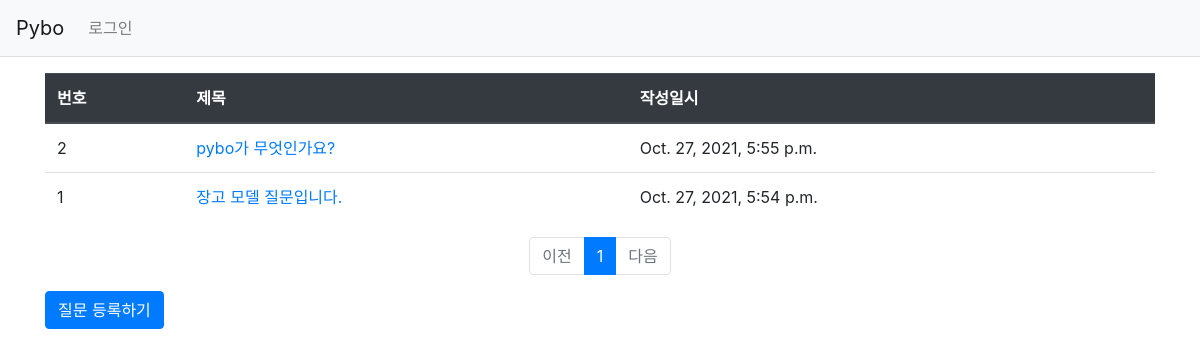
The page /pybo/ on the database as committed earlier.
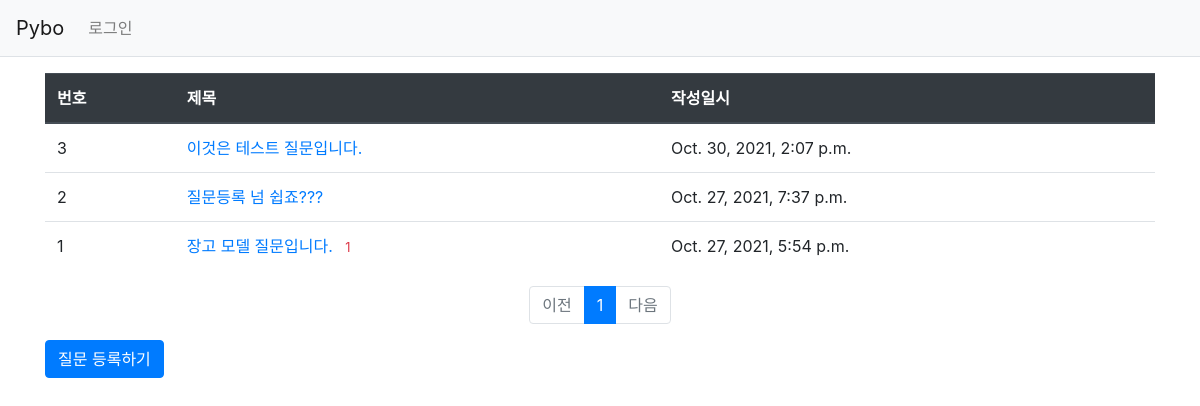
The same page on the database as committed later.
### pybo/models.py (models this page shows, shortened)
class Question(models.Model):
    subject = models.CharField(max_length=200)
    content = models.TextField()
    create_date = models.DateTimeField()

### pybo/views.py (the view)
# urls.py: path('', views.index, name='index'),  # '/' 에 해당되는 path
def index(request): #return  render를 통해 question_list.html을 필요한 내용을 주고 render
    page = request.GET.get('page',1) # 페이지
    question_list = Question.objects.order_by('-create_date')
    paginator = Paginator(question_list, 10) #페이지당 10개
    page_obj = paginator.get_page(page) #paginator를 이용하여 요청된 페이지에 해당되는 page_obj 를 생성
    context = {'question_list':page_obj}
    return render(request, 'pybo/question_list.html', context)

### pybo/templatetags/pybo_filter.py (called while the page is built)
@register.filter
def sub(value, arg):
    return value - arg

### templates/pybo/question_list.html
{% extends 'base.html' %}
{% load pybo_filter %}
{% block content %}
<div class="container my-3">
    <table class="table">
        <thead>
        <tr class="thead-dark">
            <th>번호</th>
            <th>제목</th>
            <th>작성일시</th>
        </tr>
        </thead>
        <tbody>
        {% if question_list %}
        {% for question in question_list %}
        <tr>
            <td>
                {{ question_list.paginator.count|sub:question_list.start_index|sub:forloop.counter0|add:1 }}
            </td>
            <td>
                <a href="{% url 'pybo:detail' question.id %}">{{ question.subject }}</a>
                {% if question.answer_set.count > 0 %}
                 <span class="text-danger small ml-2">{{ question.answer_set.count }}</span>
                {% endif %}
            </td>
            <td>{{ question.create_date }}</td>
        </tr>
        {% endfor %}
        {% else %}
        <tr>
            <td colspan="3">질문이 없습니다.</td>
        </tr>
        {% endif %}
        </tbody>
    </table>
    <ul class="pagination justify-content-center">
        {% if question_list.has_previous %}
        <li class="page-item">
            <a class="page-link" href="?page={{ question_list.previous_page_number }}">이전</a>
        </li>
        {% else %}
        <li class="page-item disabled">
            <a class="page-link" tabindex="-1" aria-disabled="true" href="#">이전</a>
        </li>
        {% endif %}
        {% for page_number in question_list.paginator.page_range %}
        {% if page_number >= question_list.number|add:-5 and page_number <= question_list.number|add:5 %}
            {% if page_number == question_list.number %}
            <li class="page-item active" aria-current="page">
                <a class="page-link" href="?page={{ page_number }}">{{ page_number }}</a>
            </li>
            {% else %}
            <li class="page-item">
                <a class="page-link" href="?page={{ page_number }}">{{ page_number }}</a>
            </li>
            {% endif %}
        {% endif %}
        {% endfor %}
        {% if question_list.has_next %}
        <li class="page-item">
            <a class="page-link" href="?page={{ question_list.next_page_number }}">다음</a>
        </li>
        {% else %}
        <li class="page-item disabled">
            <a class="page-link" tabindex="-1" aria-disabled="true" href="#">다음</a>
        </li>
        {% endif %}
    </ul>
    <a href="{% url 'pybo:question_create' %}" class="btn btn-primary">질문 등록하기</a>
</div>
{% endblock %}

### templates/base.html (shortened to what this page needs)
{% load static %}
<!doctype html>
<html lang="ko">
<head>
    <link rel="stylesheet" type="text/css" href="{% static 'bootstrap.min.css' %}">
    <link rel="stylesheet" type="text/css" href="{% static 'style.css' %}">
</head>
<body>
{% include "navbar.html" %}
{% block content %}
{% endblock %}
</body>
</html>

### templates/navbar.html (shortened to what this page needs)
<nav class="navbar navbar-expand-lg navbar-light bg-light border-bottom">
    <a class="navbar-brand" href="{% url 'pybo:index' %}">Pybo</a>
    <div class="collapse navbar-collapse flex-grow-0" id="navbarNav">
        <ul class="navbar-nav">
            <li class="nav-item ">
                {% if user.is_authenticated %}
                <a class="nav-link" href="{% url 'common:logout' %}">{{ user.username }} (로그아웃)</a>
                {% else %}
                <a class="nav-link" href="{% url 'common:login' %}">로그인</a>
                {% endif %}
            </li>
        </ul>
    </div>
</nav>

Rows that differ between the two databases and show on the page:
removed Question: paginator.count|sub "2", subject "pybo가 무엇인가요?", create_date "Oct. 27, 2021, 5:55 p.m."
added Question: paginator.count|sub "3", subject "이것은 테스트 질문입니다.", create_date "Oct. 30, 2021, 2:07 p.m."
added Question: paginator.count|sub "2", subject "질문등록 넘 쉽죠???", create_date "Oct. 27, 2021, 7:37 p.m."
shown differently, row unchanged: Question "장고 모델 질문입니다.": answer_set.count (not shown) → "1"
